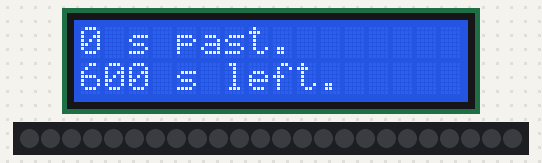
A sketch run on a simulated Arduino Uno, built with avr-gcc and run on an emulated ATmega328P. Parts: 16×2 character LCD, 24 RGB LEDs in strip order, left to right. Dim RGB values are drawn brighter than linear.

Above: at 0.11 s.
At 1.32 s:
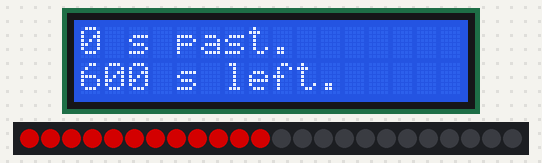
At 2.5 s:
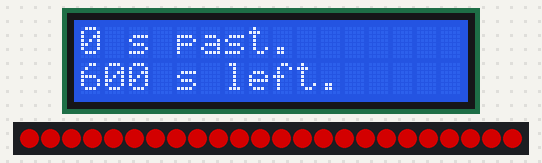
At 9.8 s:
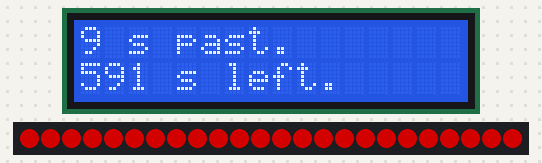
At 19.2 s:
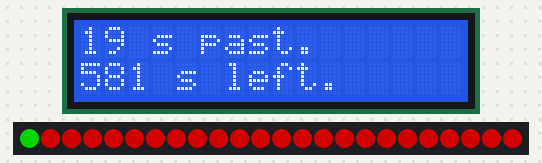
At 38.1 s:
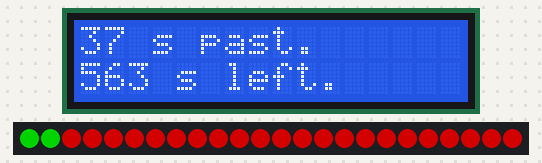

Measured:
- what the display in image 2 shows lasts 0.8 s, from 2.5 s to 3.3 s
- what the display in image 3 shows lasts 3.2 s, from 9.7 s to 12.9 s
- what the display in image 4 shows lasts 3.1 s, from 19.2 s to 22.3 s

The sketch:

LED_screen.ino
```cpp
//  The circuit:
//  * VSS pin to ground
//  * VDD pin to 5V
//  * V0 pin to resistor then to ground
//  * LCD RS pin to digital pin 2
//  * LCD R/W pin to ground
//  * LCD Enable pin to digital pin 3
//  * LCD D4 pin to digital pin 9
//  * LCD D5 pin to digital pin 10
//  * LCD D6 pin to digital pin 11
//  * LCD D7 pin to digital pin 12
#include<FastLED.h>
#include <LiquidCrystal.h>
#define NUM_LEDS 24
#define DATA_PIN 7
#define CLOCK_PIN 8
CRGBArray<NUM_LEDS> leds;
LiquidCrystal lcd(2, 3, 9, 10, 11, 12);
int sensorPin = 0;
float timeSeconds = 600;
float timeMilliSec = timeSeconds*1000;

void setup()
{
  lcd.begin(16, 2);
  FastLED.addLeds<APA102, DATA_PIN, CLOCK_PIN, BGR, DATA_RATE_MHZ(12)>(leds, NUM_LEDS);
  Serial.begin(9600);
}

void loop()
{
  lcd.clear();
  lcd.setCursor(0,0);
  //How much time has past
  lcd.print(millis()/1000);
  lcd.print(" s past.");
  //How much time is left
  int timeLeft = timeSeconds - (millis()/1000);
  lcd.setCursor(0,1);
  lcd.print(timeLeft);
  lcd.print(" s left.");

  //How many are red or green
  float fraction = millis()/timeMilliSec;
  float numbRed = (1 - fraction)*NUM_LEDS;
  int numbLitGreen = round(NUM_LEDS - numbRed);
  int numbLitRed = NUM_LEDS - numbLitGreen ;
  for(int i=0; i<numbLitGreen; i++){
    leds[i].setRGB(0, 125, 0);//green
    delay(100);
    FastLED.show();
  }
  for(int i=numbLitGreen; i<numbLitRed; i++){
    leds[i].setRGB( 125, 0, 0);//red
    delay(100);
    FastLED.show();
  }
  delay(800);
}
```
